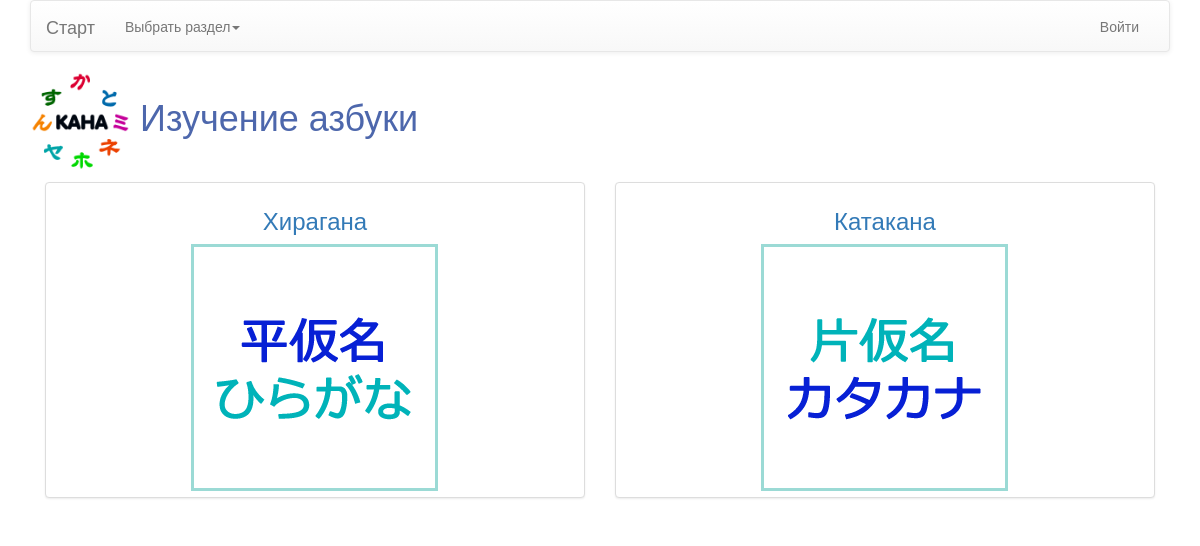
The app's page /blog/kana/ with its own data.
### blog/models.py (models this page shows, shortened)
class Post(models.Model):
    title = models.CharField('Заголовок', max_length=120)
    slug = models.SlugField(unique=True)
    image = models.ImageField('Изображение', upload_to=upload_location,
                              null=True,
                              blank=True)
    timestamp = models.DateTimeField(auto_now=False, auto_now_add=True)
    updated = models.DateTimeField(auto_now=True, auto_now_add=False)
    objects = AppManager()
    def get_absolute_url(self):
        return reverse("blog:main_unit", kwargs={"slug": self.slug})
    class Meta:
        ordering = ["timestamp"]

class Unit(models.Model):
    type = models.ForeignKey(Post, on_delete=models.CASCADE)
    title = models.CharField('Заголовок', max_length=120)
    slug = models.SlugField(unique=True)
    image = models.ImageField('Изображение', upload_to=upload_location,
                              null=True,
                              blank=True)
    objects = AppManager()
    def get_absolute_url(self):
        return reverse("blog:unit", kwargs={"slug": self.slug})
    class Meta:
        ordering = ["-title"]

### blog/views.py (the view)
# urls.py: url(r'^(?P<slug>[\w-]+)/$', "blog.views.blog_detail", name='main_unit'),
def blog_detail(request, slug=None):
    instance = get_object_or_404(Post, slug=slug)
    unit_list = Unit.objects.filter(type__id=instance.id)
    main_list = Post.objects.all()
    context = {
        "title": instance.title,
        "instance": instance,
        "object_list": unit_list,
        "main_list": main_list,
    }
    return render(request, "post_detail.html", context)

### blog/templates/post_detail.html (shortened to what this page needs)
{% extends "base.html" %}
{% load urlify %}
{% load crispy_forms_tags %}
{% block post_detail_link %}
<a href="#" class="dropdown-toggle" data-toggle="dropdown" role="button" aria-haspopup="true" aria-expanded="false">Выбрать раздел<span class="caret"></span></a>
{% endblock %}
{% block content %}
<div align="left"><h1><img src='{{ instance.image.url }}'
        border="0" heght="100" width="100"></a> {{ title }}</h1></div>
    {% for object in object_list %}
    <div class="column">
        <div class="col-lg-6">
            <div class="thumbnail">
                <h3 align="center">
                    <a href='{{ object.get_absolute_url }}'>
                        {{ object.title }}</a></h3></h3>
                        {% if object.image and not object.content %}
                        <img src='{{ object.image.url }}' class='img-responsive'/>
                        {% endif %}
            </div>
        </div>
    </div>
    {% endfor %}
{% endblock content %}

### blog/static/css/base.css (style rules this page uses)
h1 { color: #4d67ac; }
.column { vertical-align: middle; }
h3 { color: #4d67ac; }

### records on screen
Post: image (picture), title "Изучение азбуки"
Unit: title "Хирагана", image (picture)
Unit: title "Катакана", image (picture)
